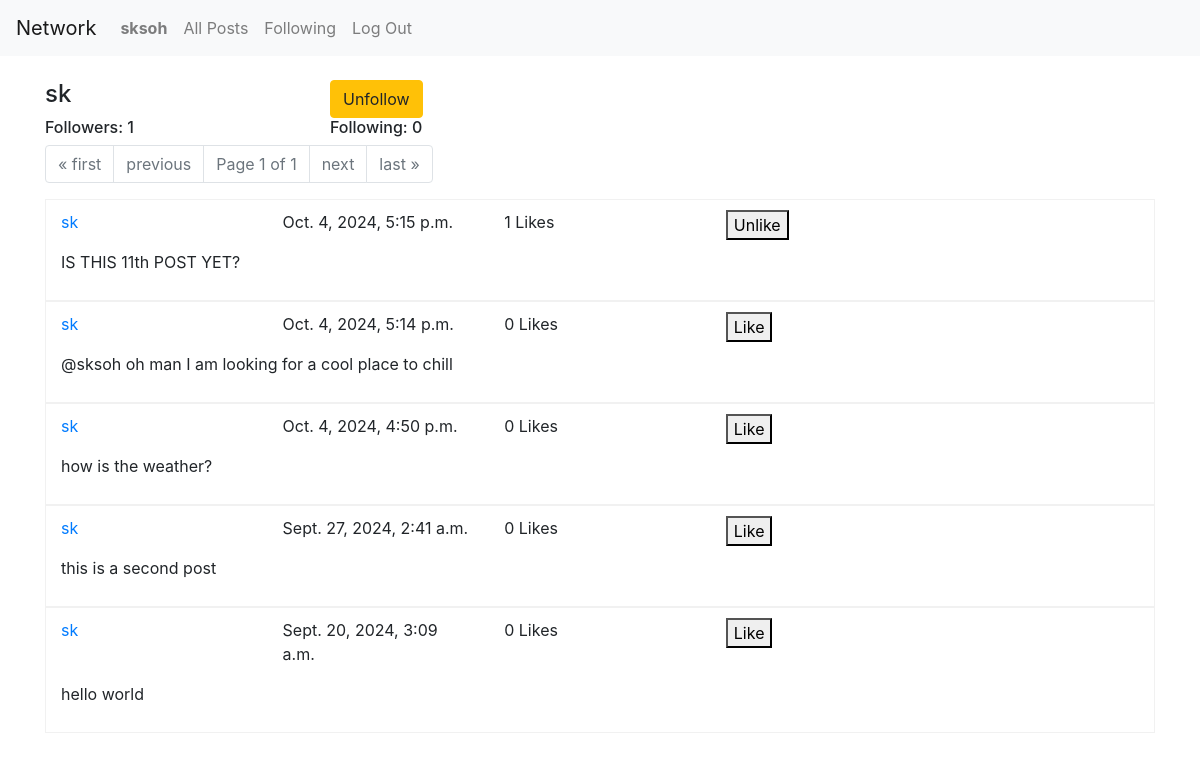
The app's page /profile/1 (signed in) with its own data.
### network/models.py (models this page shows, shortened)
class User(AbstractUser):
    pass

class Post(models.Model):
    author = models.ForeignKey(User, on_delete=models.CASCADE, related_name="user_author")
    content = models.CharField(max_length=128)
    date_time = models.DateTimeField(auto_now_add=True)
    likes = models.ManyToManyField(User, blank=True, related_name="posts_liked")

### network/views.py (the view)
# urls.py: path("profile/<int:id>", views.user_profile, name="user_profile"),
def user_profile(request, id):
    try:
        selected_user_data = User.objects.get(id=id)
        selected_user_all_post = Post.objects.filter(author=selected_user_data).order_by('date_time').reverse()
        paginator = Paginator(selected_user_all_post, 10) # Show 10 per page
        page_number = request.GET.get('page')
        page_obj = paginator.get_page(page_number)
    except User.DoesNotExist:
        selected_user_data = None
    try:
        single_row = Follow.objects.get(follower=request.user, following=selected_user_data)
        is_following = True
    except Follow.DoesNotExist:
        single_row = None
        is_following = False
    try:
        all_followers = Follow.objects.filter(following=selected_user_data)
        count_follows = len(all_followers)
    except Follow.DoesNotExist:
        count_follows = 0
    try:
        all_following = Follow.objects.filter(follower=selected_user_data)
        count_followings = len(all_following)
    except Follow.DoesNotExist:
        count_followings = 0
    return render(request, "network/profile.html", {
        'page_obj': page_obj,
        'is_following': is_following,
        'selected_user_data' : selected_user_data,
        'count_follows': count_follows,
        'count_followings': count_followings,
    })

### network/templates/network/profile.html (shortened to what this page needs)
{% extends "network/layout.html" %}
{% load static %}
{% block body %}
<div class="container">
    <br>
    <div class="row">
        <div class="col-3">
            <h4>{{ selected_user_data.username }}</h4>
        </div>
        <div class="col-3">
            {% if user.is_authenticated %}
                {% if user.id != selected_user_data.id %}
                        {% if is_following %}
                            <form action="{% url 'unfollow' id=selected_user_data.id %}" method="post">
                                <button type="submit" class="btn btn-warning">Unfollow</button>
                            </form>
                        {% else %}
                            <form action="{% url 'follow' id=selected_user_data.id %}" method="post">
                                {% csrf_token %}
                                <button type="submit" class="btn btn-primary">Follow</button>
                            </form>
                        {% endif %}
                {% endif %}
            {% endif %}
        </div>
    </div>
    <div class="row">
        <div class="col-3">
            <h6>Followers: {{ count_follows }} </h6>
        </div>
        <div class="col-3">
            <h6>Following: {{ count_followings }} </h6>
        </div>
    </div>
    <div>
        <nav aria-label="Page navigation">
            <ul class="pagination">
                {% if page_obj.has_previous %}
                    <li class="page-item"><a class="page-link" href="?page=1">&laquo; first</a></li>
                    <li class="page-item"><a class="page-link" href="?page={{ page_obj.previous_page_number }}">previous</a></li>
                {% else %}
                    <li class="page-item disabled"><a class="page-link" href="#">&laquo; first</a></li>
                    <li class="page-item disabled"><a class="page-link" href="#">previous</a></li>
                {% endif %}
                <li class="page-item disabled">
                    <span class="page-link">Page {{ page_obj.number }} of {{ page_obj.paginator.num_pages }}</span>
                </li>
                {% if page_obj.has_next %}
                    <li class="page-item"><a class="page-link" href="?page={{ page_obj.next_page_number }}">next</a></li>
                    <li class="page-item"><a class="page-link" href="?page={{ page_obj.paginator.num_pages }}">last &raquo;</a></li>
                {% else %}
                    <li class="page-item disabled"><a class="page-link" href="#">next</a></li>
                    <li class="page-item disabled"><a class="page-link" href="#">last &raquo;</a></li>
                {% endif %}
            </ul>
        </nav>
        <div>
            {% for post in page_obj.object_list %}
                <div class="container posts_div" style="border: 0.5px solid #d3d3d352; padding-top: 10px; padding-bottom: 10px;">
                    <div class="row">
                        <div class="col">
                            <a href="{% url 'user_profile' id=post.author.id %}">{{ post.author }}</a>
                        </div>
                        <div class="col">
                            <p>{{ post.date_time }}</p>
                        </div>
                        <div class="col">
                            <span id="like-count-{{ post.id }}">{{ post.likes.count }} Likes</span>
                        </div>
                        <div class="col">
                            <button class="like_buttons" type="submit" data-post-id="{{ post.id }}">
                                {% if user in post.likes.all %}
                                    Unlike
                                {% else %}
                                    Like
                                {% endif %}
                            </button>
                        </div>
                        <div class="col">
                        </div>
                    </div>
                    <div id="content-view-{{ post.id }}">
                        <p>{{ post.content }}</p>
                    </div>
                </div>
            {% endfor %}
        </div>
    </div>
</div>
{% endblock %}

### network/templates/network/layout.html (shortened to what this page needs)
{% load static %}
<!DOCTYPE html>
<html lang="en">
    <head>
        <link rel="stylesheet" href="https://stackpath.bootstrapcdn.com/bootstrap/4.4.1/css/bootstrap.min.css">
        <link href="{% static 'network/styles.css' %}" rel="stylesheet">
    </head>
    <body>
        <nav class="navbar navbar-expand-lg navbar-light bg-light">
            <a class="navbar-brand" href="{% url 'index' %}">Network</a>
            <div>
              <ul class="navbar-nav mr-auto">
                {% if user.is_authenticated %}
                    <li class="nav-item">
                        <a class="nav-link" href="{% url 'user_profile' id=user.id %}"><strong>{{ user.username }}</strong></a>
                    </li>
                {% endif %}
                <li class="nav-item">
                  <a class="nav-link" href="{% url 'index' %}">All Posts</a>
                </li>
                {% if user.is_authenticated %}
                    <li class="nav-item">
                        <a class="nav-link" href="{% url 'followings' %}">Following</a>
                    </li>
                    <li class="nav-item">
                        <a class="nav-link" href="{% url 'logout' %}">Log Out</a>
                    </li>
                {% endif %}
              </ul>
            </div>
          </nav>
        <div class="body">
            {% block body %}
            {% endblock %}
        </div>
    </body>
</html>

### records on screen
User: username "sksoh"
User: username "sk"
Post: author "sk", date_time "Oct. 4, 2024, 5:15 p.m.", likes.count "1", shows "Unlike", content "IS THIS 11th POST YET?"
Post: author "sk", date_time "Oct. 4, 2024, 5:14 p.m.", likes.count "0", shows "Like", content "@sksoh oh man I am looking for a cool place to chill"
Post: author "sk", date_time "Oct. 4, 2024, 4:50 p.m.", likes.count "0", shows "Like", content "how is the weather?"
Post: author "sk", date_time "Sept. 27, 2024, 2:41 a.m.", likes.count "0", shows "Like", content "this is a second post"
Post: author "sk", date_time "Sept. 20, 2024, 3:09 a.m.", likes.count "0", shows "Like", content "hello world"

### other values on screen
{{ count_follows }} "1"
{{ count_followings }} "0"
{{ page_obj.number }} "1"
{{ page_obj.paginator.num_pages }} "1"
